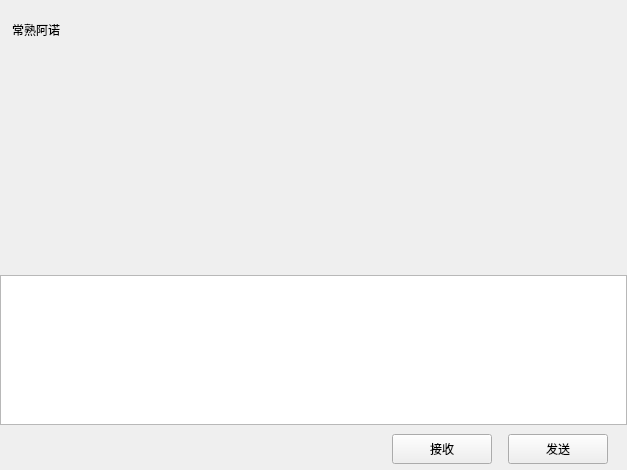
<?xml version="1.0" encoding="UTF-8"?>
<ui version="4.0">
 <class>ChatPage</class>
 <widget class="QWidget" name="ChatPage">
  <property name="geometry">
   <rect>
    <x>0</x>
    <y>0</y>
    <width>627</width>
    <height>470</height>
   </rect>
  </property>
  <property name="windowTitle">
   <string>Form</string>
  </property>
  <layout class="QVBoxLayout" name="verticalLayout">
   <property name="spacing">
    <number>0</number>
   </property>
   <property name="leftMargin">
    <number>0</number>
   </property>
   <property name="topMargin">
    <number>0</number>
   </property>
   <property name="rightMargin">
    <number>0</number>
   </property>
   <property name="bottomMargin">
    <number>0</number>
   </property>
   <item>
    <widget class="QWidget" name="chat_data_wid" native="true">
     <layout class="QVBoxLayout" name="verticalLayout_4">
      <property name="spacing">
       <number>0</number>
      </property>
      <property name="leftMargin">
       <number>0</number>
      </property>
      <property name="topMargin">
       <number>0</number>
      </property>
      <property name="rightMargin">
       <number>0</number>
      </property>
      <property name="bottomMargin">
       <number>0</number>
      </property>
      <item>
       <widget class="QWidget" name="title_wid" native="true">
        <property name="minimumSize">
         <size>
          <width>0</width>
          <height>60</height>
         </size>
        </property>
        <property name="maximumSize">
         <size>
          <width>16777215</width>
          <height>60</height>
         </size>
        </property>
        <layout class="QVBoxLayout" name="verticalLayout_5">
         <property name="leftMargin">
          <number>10</number>
         </property>
         <property name="topMargin">
          <number>2</number>
         </property>
         <property name="rightMargin">
          <number>2</number>
         </property>
         <property name="bottomMargin">
          <number>2</number>
         </property>
         <item>
          <widget class="QWidget" name="widget_2" native="true">
           <layout class="QHBoxLayout" name="horizontalLayout_3">
            <property name="leftMargin">
             <number>2</number>
            </property>
            <property name="topMargin">
             <number>2</number>
            </property>
            <property name="rightMargin">
             <number>2</number>
            </property>
            <property name="bottomMargin">
             <number>2</number>
            </property>
            <item>
             <widget class="QLabel" name="title_lb">
              <property name="minimumSize">
               <size>
                <width>0</width>
                <height>0</height>
               </size>
              </property>
              <property name="maximumSize">
               <size>
                <width>16777215</width>
                <height>16777215</height>
               </size>
              </property>
              <property name="text">
               <string>常熟阿诺</string>
              </property>
             </widget>
            </item>
           </layout>
          </widget>
         </item>
        </layout>
       </widget>
      </item>
      <item>
       <widget class="ChatView" name="chat_data_list" native="true"/>
      </item>
      <item>
       <widget class="QWidget" name="tool_wid" native="true">
        <property name="minimumSize">
         <size>
          <width>0</width>
          <height>40</height>
         </size>
        </property>
        <property name="maximumSize">
         <size>
          <width>16777215</width>
          <height>40</height>
         </size>
        </property>
        <layout class="QHBoxLayout" name="horizontalLayout_4">
         <property name="spacing">
          <number>7</number>
         </property>
         <property name="leftMargin">
          <number>10</number>
         </property>
         <property name="topMargin">
          <number>10</number>
         </property>
         <property name="rightMargin">
          <number>2</number>
         </property>
         <property name="bottomMargin">
          <number>2</number>
         </property>
         <item>
          <spacer name="horizontalSpacer_2">
           <property name="orientation">
            <enum>Qt::Orientation::Horizontal</enum>
           </property>
           <property name="sizeType">
            <enum>QSizePolicy::Policy::Fixed</enum>
           </property>
           <property name="sizeHint" stdset="0">
            <size>
             <width>5</width>
             <height>20</height>
            </size>
           </property>
          </spacer>
         </item>
         <item>
          <widget class="ClickedLabel" name="emo_lb">
           <property name="minimumSize">
            <size>
             <width>25</width>
             <height>25</height>
            </size>
           </property>
           <property name="maximumSize">
            <size>
             <width>25</width>
             <height>25</height>
            </size>
           </property>
           <property name="text">
            <string/>
           </property>
          </widget>
         </item>
         <item>
          <spacer name="horizontalSpacer_3">
           <property name="orientation">
            <enum>Qt::Orientation::Horizontal</enum>
           </property>
           <property name="sizeType">
            <enum>QSizePolicy::Policy::Fixed</enum>
           </property>
           <property name="sizeHint" stdset="0">
            <size>
             <width>5</width>
             <height>20</height>
            </size>
           </property>
          </spacer>
         </item>
         <item>
          <widget class="ClickedLabel" name="file_lb">
           <property name="minimumSize">
            <size>
             <width>25</width>
             <height>25</height>
            </size>
           </property>
           <property name="maximumSize">
            <size>
             <width>25</width>
             <height>25</height>
            </size>
           </property>
           <property name="text">
            <string/>
           </property>
          </widget>
         </item>
         <item>
          <spacer name="horizontalSpacer_4">
           <property name="orientation">
            <enum>Qt::Orientation::Horizontal</enum>
           </property>
           <property name="sizeHint" stdset="0">
            <size>
             <width>40</width>
             <height>20</height>
            </size>
           </property>
          </spacer>
         </item>
        </layout>
       </widget>
      </item>
      <item>
       <widget class="MessageTextEdit" name="chatEdit">
        <property name="minimumSize">
         <size>
          <width>0</width>
          <height>150</height>
         </size>
        </property>
        <property name="maximumSize">
         <size>
          <width>16777215</width>
          <height>150</height>
         </size>
        </property>
       </widget>
      </item>
      <item>
       <widget class="QWidget" name="send_wid" native="true">
        <property name="minimumSize">
         <size>
          <width>0</width>
          <height>45</height>
         </size>
        </property>
        <property name="maximumSize">
         <size>
          <width>16777215</width>
          <height>45</height>
         </size>
        </property>
        <layout class="QHBoxLayout" name="horizontalLayout_5">
         <property name="bottomMargin">
          <number>15</number>
         </property>
         <item>
          <spacer name="horizontalSpacer_5">
           <property name="orientation">
            <enum>Qt::Orientation::Horizontal</enum>
           </property>
           <property name="sizeHint" stdset="0">
            <size>
             <width>40</width>
             <height>20</height>
            </size>
           </property>
          </spacer>
         </item>
         <item>
          <widget class="ClickedBtn" name="receive_btn">
           <property name="minimumSize">
            <size>
             <width>100</width>
             <height>30</height>
            </size>
           </property>
           <property name="maximumSize">
            <size>
             <width>100</width>
             <height>30</height>
            </size>
           </property>
           <property name="text">
            <string>接收</string>
           </property>
          </widget>
         </item>
         <item>
          <spacer name="horizontalSpacer_6">
           <property name="orientation">
            <enum>Qt::Orientation::Horizontal</enum>
           </property>
           <property name="sizeType">
            <enum>QSizePolicy::Policy::Fixed</enum>
           </property>
           <property name="sizeHint" stdset="0">
            <size>
             <width>10</width>
             <height>20</height>
            </size>
           </property>
          </spacer>
         </item>
         <item>
          <widget class="ClickedBtn" name="send_btn">
           <property name="minimumSize">
            <size>
             <width>100</width>
             <height>30</height>
            </size>
           </property>
           <property name="maximumSize">
            <size>
             <width>100</width>
             <height>30</height>
            </size>
           </property>
           <property name="text">
            <string>发送</string>
           </property>
          </widget>
         </item>
         <item>
          <spacer name="horizontalSpacer_7">
           <property name="orientation">
            <enum>Qt::Orientation::Horizontal</enum>
           </property>
           <property name="sizeType">
            <enum>QSizePolicy::Policy::Fixed</enum>
           </property>
           <property name="sizeHint" stdset="0">
            <size>
             <width>10</width>
             <height>20</height>
            </size>
           </property>
          </spacer>
         </item>
        </layout>
       </widget>
      </item>
     </layout>
    </widget>
   </item>
  </layout>
 </widget>
 <customwidgets>
  <customwidget>
   <class>ClickedLabel</class>
   <extends>QLabel</extends>
   <header location="global">clickedlabel.h</header>
  </customwidget>
  <customwidget>
   <class>ClickedBtn</class>
   <extends>QPushButton</extends>
   <header location="global">clickedbtn.h</header>
  </customwidget>
  <customwidget>
   <class>ChatView</class>
   <extends>QWidget</extends>
   <header location="global">chatview.h</header>
   <container>1</container>
  </customwidget>
  <customwidget>
   <class>MessageTextEdit</class>
   <extends>QTextEdit</extends>
   <header location="global">messagetextedit.h</header>
  </customwidget>
 </customwidgets>
 <resources/>
 <connections/>
</ui>
